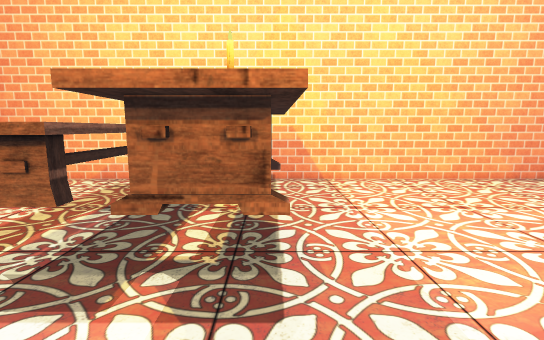
view 1 (above)

16 first-person views from a walk through a 3-D level made in the Unity game engine. The camera is 1.3 m above the floor, tilts 8° down and sees 85° across. The floor is counted in squares, 0.5 m on a side. Each view is taken from the middle of a square. On the plan, view 1 faces up. The plan holds only what a view shows up to about 19 squares ahead; the rest is blank. The place goes on beyond the plan. The player character is not drawn. Some surface patterns are stand-ins.

view 2
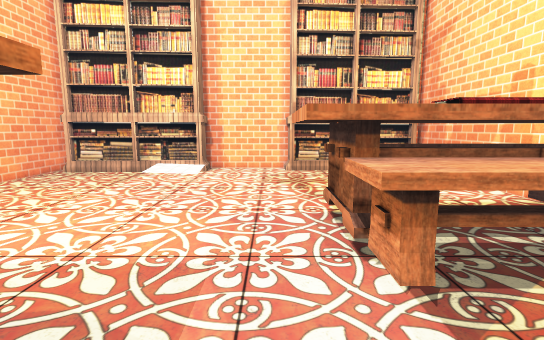

view 3
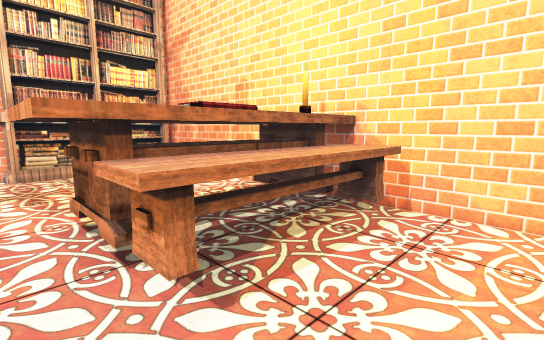

view 4
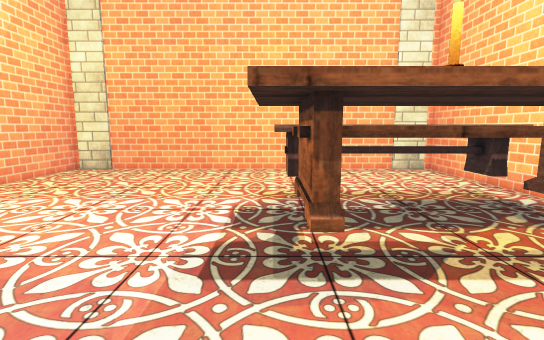

view 5
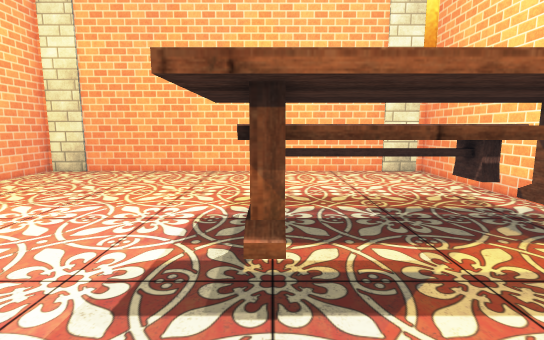

view 6
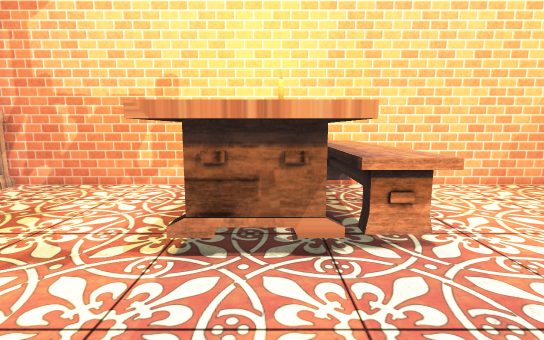

view 7
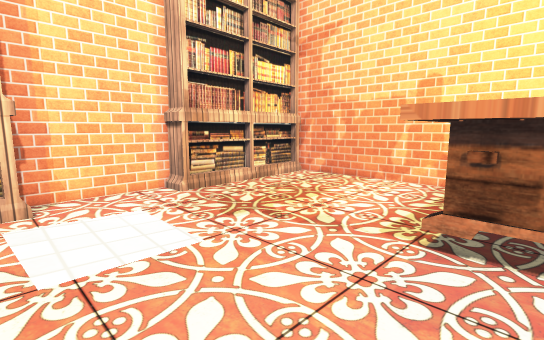

view 8
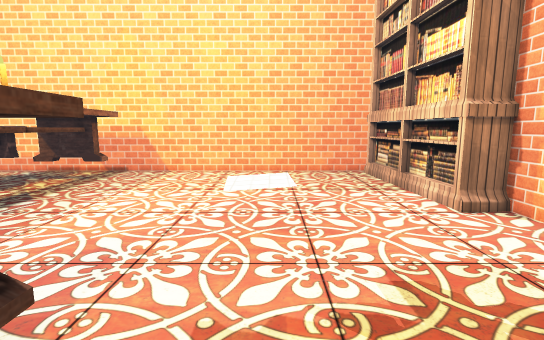

view 9
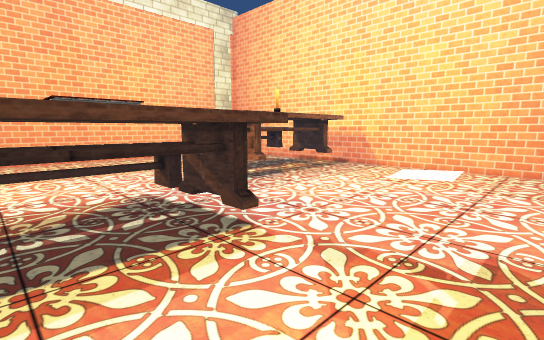

view 10
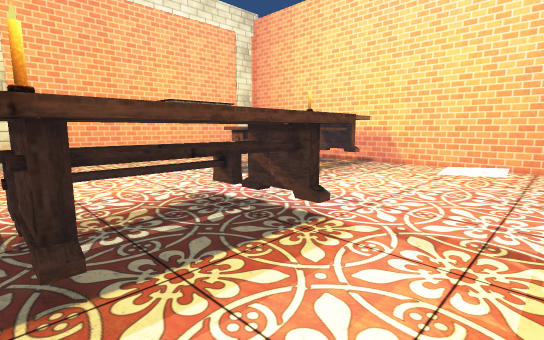

view 11
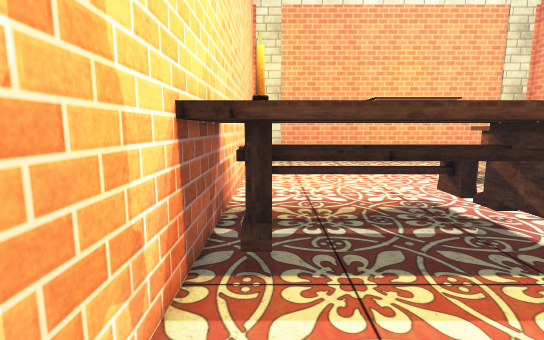

view 12
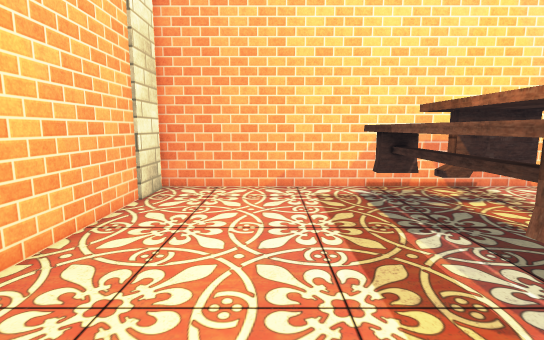

view 13
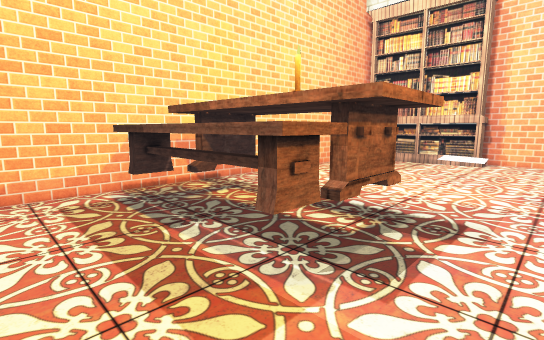

view 14
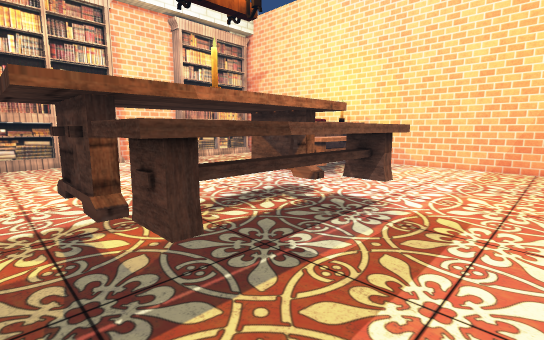

view 15
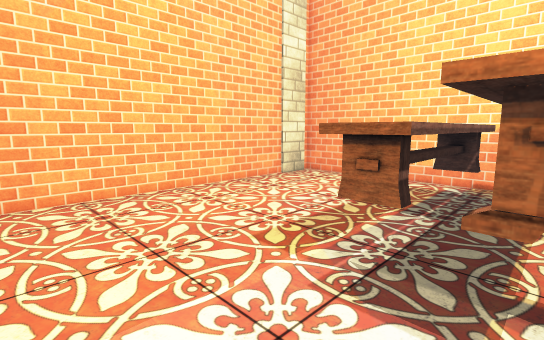

view 16
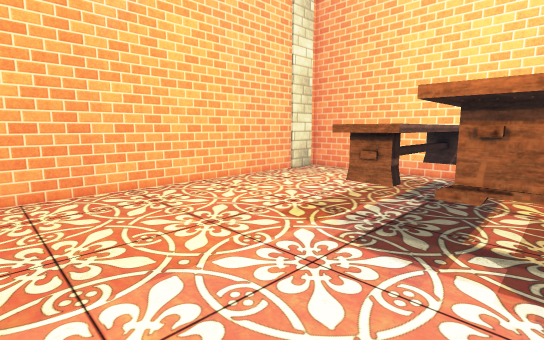

### Floor plan
Key: @ floor where view 1 was taken; # wall or solid block; . floor; = window, fence, low wall or low ledge; B bookshelf; K books; C candle; O other object.
Columns run from 14 left of view 1 to 17 right of it. Each row starts with its distance up from view 1.
 15 ###############################
 14 #..........OOO ..............B
 13 #........OOOOOOO.............B
 12 #.......OOOOOOOO.............B
 11 #.......OOOOOOOO.............B
 10 #.......OOOOOOOO.............B
  9 #.......OOOOOOOO.............B
  8 #.......OOOOOOOO.............B
  7 #.......OOOOOOOO.......=.....B
  6 #.......OOOOOOOO......OO.....BBB
  5 #.......OOOOOOOO......OO...... #
  4 #.............................#
  3 #.............................#
  2 #............................. #
  1 #..............OOOOOO........BBB
  0 #.............@OOOOOO........BB
 -1 #..............OOOOOO........BB
 -2 #..............OOKKKO........BB
 -3 #..............OOKKKO........BB
 -4 #..............OOKKOO.........B
 -5 #..............OOOOOO.........B
 -6 #..............OOOCOO.........B
 -7 #..............OOOOOO.........B
 -8 ###############################

Where each view was taken, in squares from view 1:
view 1: 0 up, 0 right, facing up
view 2: 2 up, 3 left, facing right
view 3: 2 up, 3 left, facing down-right
view 4: 5 up, 5 right, facing left
view 5: 6 up, 4 right, facing left
view 6: 6 up, 4 right, facing down
view 7: 7 up, 4 right, facing down-right
view 8: 3 down, 9 right, facing up
view 9: 5 down, 12 right, facing up-left
view 10: 7 down, 11 right, facing up-left
view 11: 6 down, 11 right, facing left
view 12: 2 up, 9 left, facing up
view 13: 2 up, 9 left, facing up-right
view 14: 14 up, 9 left, facing down-right
view 15: 0 up, 2 left, facing up-left
view 16: 2 down, 1 left, facing up-left
